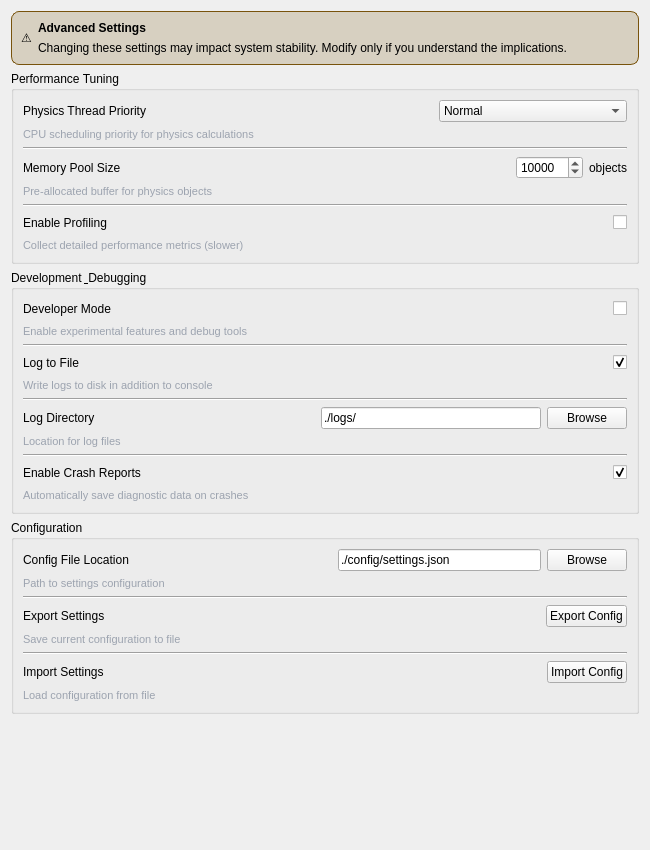
<?xml version="1.0" encoding="UTF-8"?>
<ui version="4.0">
    <class>AdvancedTab</class>
    <widget class="QWidget" name="AdvancedTab">
        <property name="geometry">
            <rect>
                <x>0</x>
                <y>0</y>
                <width>650</width>
                <height>850</height>
            </rect>
        </property>
        <property name="windowTitle">
            <string>Advanced Settings</string>
        </property>
        <layout class="QVBoxLayout" name="mainLayout">
            <item>
                <widget class="QFrame" name="warningFrame">
                    <property name="styleSheet">
                        <string notr="true">#warningFrame {
                            background-color: rgba(120, 83, 12, 0.2);
                            border: 1px solid #78530C;
                            border-radius: 8px;
                            }</string>
                    </property>
                    <property name="frameShape">
                        <enum>QFrame::StyledPanel</enum>
                    </property>
                    <property name="frameShadow">
                        <enum>QFrame::Raised</enum>
                    </property>
                    <layout class="QHBoxLayout" name="horizontalLayout">
                        <item>
                            <widget class="QLabel" name="iconLabel">
                                <property name="sizePolicy">
                                    <sizepolicy hsizetype="Fixed" vsizetype="Fixed">
                                        <horstretch>0</horstretch>
                                        <verstretch>0</verstretch>
                                    </sizepolicy>
                                </property>
                                <property name="text">
                                    <string>⚠️</string>
                                </property>
                                <property name="alignment">
                                    <set>Qt::AlignTop</set>
                                </property>
                            </widget>
                        </item>
                        <item>
                            <layout class="QVBoxLayout" name="warningTextLayout">
                                <item>
                                    <widget class="QLabel" name="warningTitleLabel">
                                        <property name="text">
                                            <string>Advanced Settings</string>
                                        </property>
                                        <property name="font">
                                            <font>
                                                <weight>75</weight>
                                                <bold>true</bold>
                                            </font>
                                        </property>
                                    </widget>
                                </item>
                                <item>
                                    <widget class="QLabel" name="warningDescriptionLabel">
                                        <property name="text">
                                            <string>Changing these settings may impact system stability. Modify only if you understand the implications.</string>
                                        </property>
                                        <property name="wordWrap">
                                            <bool>true</bool>
                                        </property>
                                    </widget>
                                </item>
                            </layout>
                        </item>
                    </layout>
                </widget>
            </item>
            <item>
                <widget class="QGroupBox" name="performanceGroup">
                    <property name="title">
                        <string>Performance Tuning</string>
                    </property>
                    <layout class="QVBoxLayout" name="performanceLayout">
                        <!-- Physics Thread Priority -->
                        <item>
                            <layout class="QVBoxLayout">
                                <item>
                                    <layout class="QHBoxLayout">
                                        <item>
                                            <widget class="QLabel" name="physicsPriorityTitle">
                                                <property name="text">
                                                    <string>Physics Thread Priority</string>
                                                </property>
                                            </widget>
                                        </item>
                                        <item>
                                            <spacer name="horizontalSpacer_1">
                                                <property name="orientation">
                                                    <enum>Qt::Horizontal</enum>
                                                </property>
                                                <property name="sizeHint" stdset="0">
                                                    <size>
                                                        <width>40</width>
                                                        <height>20</height>
                                                    </size>
                                                </property>
                                            </spacer>
                                        </item>
                                        <item>
                                            <widget class="QComboBox" name="physicsPriorityComboBox">
                                                <item>
                                                    <property name="text">
                                                        <string>Normal</string>
                                                    </property>
                                                </item>
                                                <item>
                                                    <property name="text">
                                                        <string>High</string>
                                                    </property>
                                                </item>
                                                <item>
                                                    <property name="text">
                                                        <string>Real-Time (Use with caution)</string>
                                                    </property>
                                                </item>
                                            </widget>
                                        </item>
                                    </layout>
                                </item>
                                <item>
                                    <widget class="QLabel" name="physicsPriorityDescription">
                                        <property name="text">
                                            <string>CPU scheduling priority for physics calculations</string>
                                        </property>
                                        <property name="styleSheet">
                                            <string>color: #9CA3AF; font-size: 11px;</string>
                                        </property>
                                    </widget>
                                </item>
                            </layout>
                        </item>
                        <item>
                            <widget class="Line" name="line1">
                                <property name="orientation">
                                    <enum>Qt::Horizontal</enum>
                                </property>
                            </widget>
                        </item>

                        <!-- Memory Pool Size -->
                        <item>
                            <layout class="QVBoxLayout">
                                <item>
                                    <layout class="QHBoxLayout">
                                        <item>
                                            <widget class="QLabel" name="memoryPoolTitle">
                                                <property name="text">
                                                    <string>Memory Pool Size</string>
                                                </property>
                                            </widget>
                                        </item>
                                        <item>
                                            <spacer name="horizontalSpacer">
                                                <property name="orientation">
                                                    <enum>Qt::Horizontal</enum>
                                                </property>
                                                <property name="sizeHint" stdset="0">
                                                    <size>
                                                        <width>40</width>
                                                        <height>20</height>
                                                    </size>
                                                </property>
                                            </spacer>
                                        </item>
                                        <item>
                                            <widget class="QSpinBox" name="memoryPoolSpinBox">
                                                <property name="maximum">
                                                    <number>999999</number>
                                                </property>
                                                <property name="value">
                                                    <number>10000</number>
                                                </property>
                                            </widget>
                                        </item>
                                        <item>
                                            <widget class="QLabel" name="label">
                                                <property name="text">
                                                    <string>objects</string>
                                                </property>
                                            </widget>
                                        </item>
                                    </layout>
                                </item>
                                <item>
                                    <widget class="QLabel" name="memoryPoolDescription">
                                        <property name="text">
                                            <string>Pre-allocated buffer for physics objects</string>
                                        </property>
                                        <property name="styleSheet">
                                            <string>color: #9CA3AF; font-size: 11px;</string>
                                        </property>
                                    </widget>
                                </item>
                            </layout>
                        </item>
                        <item>
                            <widget class="Line" name="line2">
                                <property name="orientation">
                                    <enum>Qt::Horizontal</enum>
                                </property>
                            </widget>
                        </item>

                        <!-- Enable Profiling -->
                        <item>
                            <layout class="QVBoxLayout">
                                <item>
                                    <layout class="QHBoxLayout">
                                        <item>
                                            <widget class="QLabel" name="profilingTitle">
                                                <property name="text">
                                                    <string>Enable Profiling</string>
                                                </property>
                                            </widget>
                                        </item>
                                        <item>
                                            <spacer name="horizontalSpacer_2">
                                                <property name="orientation">
                                                    <enum>Qt::Horizontal</enum>
                                                </property>
                                                <property name="sizeHint" stdset="0">
                                                    <size>
                                                        <width>40</width>
                                                        <height>20</height>
                                                    </size>
                                                </property>
                                            </spacer>
                                        </item>
                                        <item>
                                            <widget class="QCheckBox" name="profilingCheckBox"/>
                                        </item>
                                    </layout>
                                </item>
                                <item>
                                    <widget class="QLabel" name="profilingDescription">
                                        <property name="text">
                                            <string>Collect detailed performance metrics (slower)</string>
                                        </property>
                                        <property name="styleSheet">
                                            <string>color: #9CA3AF; font-size: 11px;</string>
                                        </property>
                                    </widget>
                                </item>
                            </layout>
                        </item>
                    </layout>
                </widget>
            </item>
            <item>
                <widget class="QGroupBox" name="devGroup">
                    <property name="title">
                        <string>Development &amp; Debugging</string>
                    </property>
                    <layout class="QVBoxLayout" name="devLayout">
                        <!-- Developer Mode -->
                        <item>
                            <layout class="QVBoxLayout">
                                <item>
                                    <layout class="QHBoxLayout">
                                        <item>
                                            <widget class="QLabel" name="devModeTitle">
                                                <property name="text">
                                                    <string>Developer Mode</string>
                                                </property>
                                            </widget>
                                        </item>
                                        <item>
                                            <spacer name="horizontalSpacer_3">
                                                <property name="orientation">
                                                    <enum>Qt::Horizontal</enum>
                                                </property>
                                                <property name="sizeHint" stdset="0">
                                                    <size>
                                                        <width>40</width>
                                                        <height>20</height>
                                                    </size>
                                                </property>
                                            </spacer>
                                        </item>
                                        <item>
                                            <widget class="QCheckBox" name="devModeCheckBox"/>
                                        </item>
                                    </layout>
                                </item>
                                <item>
                                    <widget class="QLabel" name="devModeDescription">
                                        <property name="text">
                                            <string>Enable experimental features and debug tools</string>
                                        </property>
                                        <property name="styleSheet">
                                            <string>color: #9CA3AF; font-size: 11px;</string>
                                        </property>
                                    </widget>
                                </item>
                            </layout>
                        </item>
                        <item>
                            <widget class="Line" name="line3">
                                <property name="orientation">
                                    <enum>Qt::Horizontal</enum>
                                </property>
                            </widget>
                        </item>

                        <!-- Log to File -->
                        <item>
                            <layout class="QVBoxLayout">
                                <item>
                                    <layout class="QHBoxLayout">
                                        <item>
                                            <widget class="QLabel" name="logToFileTitle">
                                                <property name="text">
                                                    <string>Log to File</string>
                                                </property>
                                            </widget>
                                        </item>
                                        <item>
                                            <spacer name="horizontalSpacer_4">
                                                <property name="orientation">
                                                    <enum>Qt::Horizontal</enum>
                                                </property>
                                                <property name="sizeHint" stdset="0">
                                                    <size>
                                                        <width>40</width>
                                                        <height>20</height>
                                                    </size>
                                                </property>
                                            </spacer>
                                        </item>
                                        <item>
                                            <widget class="QCheckBox" name="logToFileCheckBox">
                                                <property name="checked">
                                                    <bool>true</bool>
                                                </property>
                                            </widget>
                                        </item>
                                    </layout>
                                </item>
                                <item>
                                    <widget class="QLabel" name="logToFileDescription">
                                        <property name="text">
                                            <string>Write logs to disk in addition to console</string>
                                        </property>
                                        <property name="styleSheet">
                                            <string>color: #9CA3AF; font-size: 11px;</string>
                                        </property>
                                    </widget>
                                </item>
                            </layout>
                        </item>
                        <item>
                            <widget class="Line" name="line4">
                                <property name="orientation">
                                    <enum>Qt::Horizontal</enum>
                                </property>
                            </widget>
                        </item>

                        <!-- Log Directory -->
                        <item>
                            <layout class="QVBoxLayout">
                                <item>
                                    <layout class="QHBoxLayout">
                                        <item>
                                            <widget class="QLabel" name="logDirTitle">
                                                <property name="text">
                                                    <string>Log Directory</string>
                                                </property>
                                            </widget>
                                        </item>
                                        <item>
                                            <spacer name="horizontalSpacer_5">
                                                <property name="orientation">
                                                    <enum>Qt::Horizontal</enum>
                                                </property>
                                                <property name="sizeHint" stdset="0">
                                                    <size>
                                                        <width>40</width>
                                                        <height>20</height>
                                                    </size>
                                                </property>
                                            </spacer>
                                        </item>
                                        <item>
                                            <widget class="QLineEdit" name="logDirLineEdit">
                                                <property name="text">
                                                    <string>./logs/</string>
                                                </property>
                                            </widget>
                                        </item>
                                        <item>
                                            <widget class="QPushButton" name="logDirBrowseButton">
                                                <property name="text">
                                                    <string>Browse</string>
                                                </property>
                                            </widget>
                                        </item>
                                    </layout>
                                </item>
                                <item>
                                    <widget class="QLabel" name="logDirDescription">
                                        <property name="text">
                                            <string>Location for log files</string>
                                        </property>
                                        <property name="styleSheet">
                                            <string>color: #9CA3AF; font-size: 11px;</string>
                                        </property>
                                    </widget>
                                </item>
                            </layout>
                        </item>
                        <item>
                            <widget class="Line" name="line5">
                                <property name="orientation">
                                    <enum>Qt::Horizontal</enum>
                                </property>
                            </widget>
                        </item>

                        <!-- Enable Crash Reports -->
                        <item>
                            <layout class="QVBoxLayout">
                                <item>
                                    <layout class="QHBoxLayout">
                                        <item>
                                            <widget class="QLabel" name="crashReportsTitle">
                                                <property name="text">
                                                    <string>Enable Crash Reports</string>
                                                </property>
                                            </widget>
                                        </item>
                                        <item>
                                            <spacer name="horizontalSpacer_6">
                                                <property name="orientation">
                                                    <enum>Qt::Horizontal</enum>
                                                </property>
                                                <property name="sizeHint" stdset="0">
                                                    <size>
                                                        <width>40</width>
                                                        <height>20</height>
                                                    </size>
                                                </property>
                                            </spacer>
                                        </item>
                                        <item>
                                            <widget class="QCheckBox" name="crashReportsCheckBox">
                                                <property name="checked">
                                                    <bool>true</bool>
                                                </property>
                                            </widget>
                                        </item>
                                    </layout>
                                </item>
                                <item>
                                    <widget class="QLabel" name="crashReportsDescription">
                                        <property name="text">
                                            <string>Automatically save diagnostic data on crashes</string>
                                        </property>
                                        <property name="styleSheet">
                                            <string>color: #9CA3AF; font-size: 11px;</string>
                                        </property>
                                    </widget>
                                </item>
                            </layout>
                        </item>
                    </layout>
                </widget>
            </item>
            <item>
                <widget class="QGroupBox" name="configGroup">
                    <property name="title">
                        <string>Configuration</string>
                    </property>
                    <layout class="QVBoxLayout" name="configLayout">
                        <!-- Config File Location -->
                        <item>
                            <layout class="QVBoxLayout">
                                <item>
                                    <layout class="QHBoxLayout">
                                        <item>
                                            <widget class="QLabel" name="configFileTitle">
                                                <property name="text">
                                                    <string>Config File Location</string>
                                                </property>
                                            </widget>
                                        </item>
                                        <item>
                                            <spacer name="horizontalSpacer_7">
                                                <property name="orientation">
                                                    <enum>Qt::Horizontal</enum>
                                                </property>
                                                <property name="sizeHint" stdset="0">
                                                    <size>
                                                        <width>40</width>
                                                        <height>20</height>
                                                    </size>
                                                </property>
                                            </spacer>
                                        </item>
                                        <item>
                                            <widget class="QLineEdit" name="configFileLineEdit">
                                                <property name="text">
                                                    <string>./config/settings.json</string>
                                                </property>
                                            </widget>
                                        </item>
                                        <item>
                                            <widget class="QPushButton" name="configFileBrowseButton">
                                                <property name="text">
                                                    <string>Browse</string>
                                                </property>
                                            </widget>
                                        </item>
                                    </layout>
                                </item>
                                <item>
                                    <widget class="QLabel" name="configFileDescription">
                                        <property name="text">
                                            <string>Path to settings configuration</string>
                                        </property>
                                        <property name="styleSheet">
                                            <string>color: #9CA3AF; font-size: 11px;</string>
                                        </property>
                                    </widget>
                                </item>
                            </layout>
                        </item>
                        <item>
                            <widget class="Line" name="line6">
                                <property name="orientation">
                                    <enum>Qt::Horizontal</enum>
                                </property>
                            </widget>
                        </item>

                        <!-- Export Settings -->
                        <item>
                            <layout class="QVBoxLayout">
                                <item>
                                    <layout class="QHBoxLayout">
                                        <item>
                                            <widget class="QLabel" name="exportSettingsTitle">
                                                <property name="text">
                                                    <string>Export Settings</string>
                                                </property>
                                            </widget>
                                        </item>
                                        <item>
                                            <spacer name="horizontalSpacer_8">
                                                <property name="orientation">
                                                    <enum>Qt::Horizontal</enum>
                                                </property>
                                                <property name="sizeHint" stdset="0">
                                                    <size>
                                                        <width>40</width>
                                                        <height>20</height>
                                                    </size>
                                                </property>
                                            </spacer>
                                        </item>
                                        <item>
                                            <widget class="QPushButton" name="exportButton">
                                                <property name="text">
                                                    <string>Export Config</string>
                                                </property>
                                            </widget>
                                        </item>
                                    </layout>
                                </item>
                                <item>
                                    <widget class="QLabel" name="exportSettingsDescription">
                                        <property name="text">
                                            <string>Save current configuration to file</string>
                                        </property>
                                        <property name="styleSheet">
                                            <string>color: #9CA3AF; font-size: 11px;</string>
                                        </property>
                                    </widget>
                                </item>
                            </layout>
                        </item>
                        <item>
                            <widget class="Line" name="line7">
                                <property name="orientation">
                                    <enum>Qt::Horizontal</enum>
                                </property>
                            </widget>
                        </item>

                        <!-- Import Settings -->
                        <item>
                            <layout class="QVBoxLayout">
                                <item>
                                    <layout class="QHBoxLayout">
                                        <item>
                                            <widget class="QLabel" name="importSettingsTitle">
                                                <property name="text">
                                                    <string>Import Settings</string>
                                                </property>
                                            </widget>
                                        </item>
                                        <item>
                                            <spacer name="horizontalSpacer_9">
                                                <property name="orientation">
                                                    <enum>Qt::Horizontal</enum>
                                                </property>
                                                <property name="sizeHint" stdset="0">
                                                    <size>
                                                        <width>40</width>
                                                        <height>20</height>
                                                    </size>
                                                </property>
                                            </spacer>
                                        </item>
                                        <item>
                                            <widget class="QPushButton" name="importButton">
                                                <property name="text">
                                                    <string>Import Config</string>
                                                </property>
                                            </widget>
                                        </item>
                                    </layout>
                                </item>
                                <item>
                                    <widget class="QLabel" name="importSettingsDescription">
                                        <property name="text">
                                            <string>Load configuration from file</string>
                                        </property>
                                        <property name="styleSheet">
                                            <string>color: #9CA3AF; font-size: 11px;</string>
                                        </property>
                                    </widget>
                                </item>
                            </layout>
                        </item>
                    </layout>
                </widget>
            </item>
            <item>
                <spacer name="verticalSpacer">
                    <property name="orientation">
                        <enum>Qt::Vertical</enum>
                    </property>
                    <property name="sizeHint" stdset="0">
                        <size>
                            <width>20</width>
                            <height>40</height>
                        </size>
                    </property>
                </spacer>
            </item>
        </layout>
    </widget>
    <resources/>
    <connections/>
</ui>
